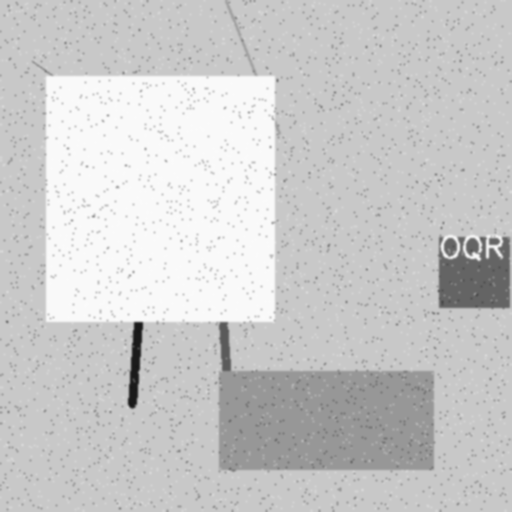
#> input picture source/ImageGeneration/testImages/6_pos.tif, 512 x 512 px
$ python shape_driver.old.py --image ../../ImageGeneration/testImages/6_pos.tif   (older library calls are emulated)
#> lines starting #> are read from the running program, lines starting #| are printed output that depends on the picture; after the words box and inside, x2 and y2 are one past the last pixel; in counts of white or black regions, pixels touching at a corner belong together
### source/ImageComprehension/HandyImageTools.py
import os, cv2, imutils

def resize(cv2Image, desiredWidth=None):
    if not desiredWidth:
        desiredWidth = 300
    resized= imutils.resize(cv2Image, desiredWidth)
    return resized

# [20 lines left out: functions displayImage, resizeSaveManyImages, getFilesInDirectory, not called in this run]

### source/ImageComprehension/shape_detector.py
import cv2
import imutils
import os

class ShapeDetector:
    def __init__(self):
        pass

    # [13 lines left out: function detect, not called in this run]

### source/ImageComprehension/Contours/shape_driver.old.py
#!/usr/bin/env python3
# from tut here: https://www.pyimagesearch.com/2016/02/08/opencv-shape-detection/
from shape_detector import ShapeDetector
import HandyImageTools as ht
import argparse
import imutils
import cv2

# load up argument parser
ap = argparse.ArgumentParser()
ap.add_argument("-i","--image", required=True, help = "path to input image")
args = vars(ap.parse_args())

#preprocess image
image = cv2.imread(args["image"])
#> image is the input picture: shape (512, 512, 3); min 22, max 251, mean 202.6
resized = ht.resize(image, 400)
# resized= imutils.resize(image, width=300)
image = resized
ratio=image.shape[0] / float(resized.shape[0])
#> ratio = 1

#gray, blur, threshold
gray = cv2.cvtColor(resized, cv2.COLOR_BGR2GRAY)
blurred = cv2.GaussianBlur(gray, (3,3),0)
thresh=cv2.threshold(blurred, 60,255,cv2.THRESH_BINARY)[1]
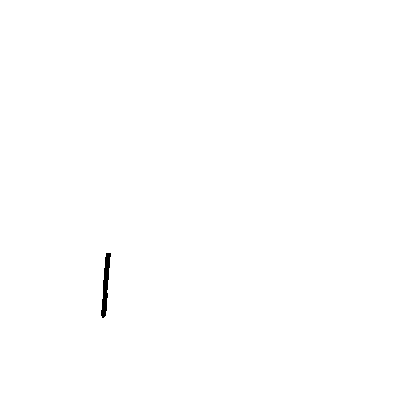
#> thresh: shape (400, 400); 99.8% white; 1 black region, box (x1, y1, x2, y2) and area: (101, 253, 111, 318) 317
thresh=cv2.bitwise_not(thresh)
#> thresh: shape (400, 400); 0.2% white; 1 white region

#find contours and init shape detector
contours= cv2.findContours(thresh.copy(),cv2.RETR_EXTERNAL,cv2.CHAIN_APPROX_SIMPLE)
#> contours = 1 contour; box (x1, y1, x2, y2) and area: (101, 253, 111, 318) 250
contours = contours[0] if imutils.is_cv2() else contours[1]
sd=ShapeDetector()

#loop over contours
for c in contours:
    # get center of c, get shape name
    M = cv2.moments(c)
    area=cv2.contourArea(c)
    print("area of contour: {}\n".format(area))
    if M["m00"] > 0 and area >300 and area <800:
        cX = int((M["m10"] / M["m00"]) * ratio)
        cY = int((M["m01"] / M["m00"]) * ratio)
        shape = sd.detect(c)

        #mutiply contour (x,y) to resize ratio, then draw shape and name
        c = c.astype("float")
        c *= ratio
        c = c.astype("int")
        cv2.drawContours(image, [c], -1, (0, 255, 0), 2)
        cv2.putText(image, shape, (cX, cY), cv2.FONT_HERSHEY_SIMPLEX, 0.5, (255, 255, 255), 2)

        #show output image
        cv2.imshow("image", image)
        cv2.imshow("grey", gray)
        cv2.imshow("blur", blurred)
        cv2.imshow("thresh", thresh)
        cv2.waitKey(0)
#> this loop made 1 pass
#> area on pass 1: 249.5
#| area of contour: 249.5
